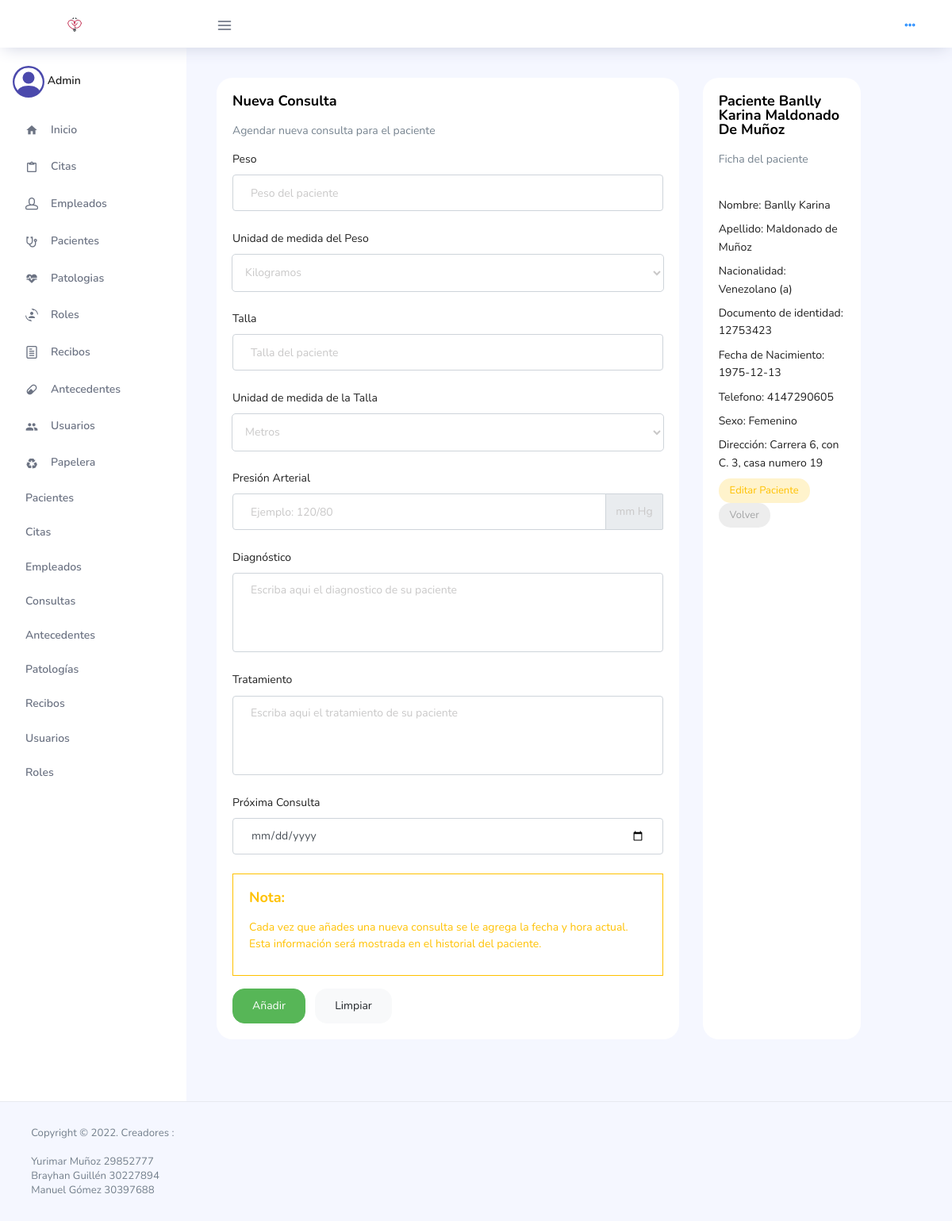
Page /show-consultas.php?id_paciente=6 (signed in) on the committed database.
### tables this page shows
CREATE TABLE `pacientes` (
  `id_paciente` int(11) NOT NULL,
  `nombre` varchar(20) NOT NULL,
  `apellido` varchar(20) NOT NULL,
  `nacionalidad` varchar(20) NOT NULL,
  `documento_identidad` int(30) NOT NULL,
  `fecha_nacimiento` date NOT NULL,
  `telefono` bigint(20) NOT NULL,
  `sexo` varchar(10) NOT NULL,
  `direccion` varchar(50) NOT NULL,
  `numero_paciente` int(20) NOT NULL,
  `eliminado` tinyint(1) DEFAULT 0
);

### controller/pacientes.php (called while the page is built, shortened)
<?php
include("model/pacientes.php");
$conexion = require("model/conexion.php");
$objPacientes = new pacientes($conexion);
$status = empty($_REQUEST['status']) ? 0 : 1;
$pacientes = $objPacientes->get($status);

### model/pacientes.php (called while the page is built, shortened)
<?php
class pacientes
{
    function __construct($conexion)
    {
        $this->conexion = $conexion;
    }
    public function get($status)
    {
        return $this->conexion->query("SELECT * FROM `pacientes` WHERE pacientes.eliminado = '$status' ORDER BY pacientes.nombre ASC  ");
    }
}

### view/consultas.php (the view, shortened to what this page needs)
<?php
  if($_SESSION['rol']==1 || $_SESSION['rol']==2){
    ?>
<body>
    <div class="main-panel">
        <div class="content-wrapper">
            <div class="row">
                <div class="col-md-8 grid-margin stretch-card">
                    <div class="card">
                        <div class="card-body">
                            <h4 class="card-title"> Nueva Consulta</h4>
                            <p class="card-description">
                                Agendar nueva consulta para el paciente
                            </p>
                            <form class="forms-sample" method="POST">
                                <div class="form-group">
                                    <label for="peso">Peso</label>
                                    <input type="text" name="peso" class="form-control" id="peso" placeholder="Peso del paciente">
                                </div>
                                <div class="form-group">
                                    <label for="unidad_peso">Unidad de medida del Peso</label>
                                    <select class="form-control" name="unidad_peso" id="nacionalidad">
                                        <option>Kilogramos</option>
                                    </select>
                                </div>
                                <div class="form-group">
                                    <label for="talla">Talla</label>
                                    <input type="text" name="talla" class="form-control" id="talla" placeholder="Talla del paciente">
                                </div>
                                <div class="form-group">
                                    <label for="unidad_talla">Unidad de medida de la Talla</label>
                                    <select class="form-control" name="unidad_talla" id="nacionalidad">
                                        <option>Metros</option>
                                    </select>
                                </div>
                                <div class="form-group">
                                    <label for="presion_arterial">Presión Arterial</label>
                                    <div class="input-group">
                                        <input type="text" name="presion_arterial" class="form-control" id="tension" placeholder="Ejemplo: 120/80">
                                        <div class="input-group-append">
                                            <span class="input-group-text">mm Hg</span>
                                        </div>
                                    </div>
                                </div>
                                <div class="form-group">
                                    <label for="diagnostico">Diagnóstico</label>
                                    <textarea class="form-control" name="diagnostico" id="diagnostico" rows="5" placeholder="Escriba aqui el diagnostico de su paciente"></textarea>
                                </div>
                                <div class="form-group">
                                    <label for="tratamiento">Tratamiento</label>
                                    <textarea class="form-control" name="tratamiento" id="tratamiento" rows="5" placeholder="Escriba aqui el tratamiento de su paciente"></textarea>
                                </div>
                                <div class="form-group">
                                    <label for="talla">Próxima Consulta</label>
                                    <input type="date" name="prox_con" class="form-control" id="prox_con" placeholder="">
                                </div>
                                <div>
                                    <blockquote class="blockquote blockquote-warning">
                                        <h4 class="card-title text-warning">Nota:</h4>
                                        <p class="text-warning"> Cada vez que añades una nueva consulta se le agrega la fecha y hora actual. Esta información será mostrada en el historial del paciente.</p>
                                    </blockquote>
                                </div>
                                <?php
                                while ($paciente = $pacientes->fetch_object()) { ?>
                                    <?php
                                    if ($paciente->id_paciente == $_GET['id_paciente']) {
                                    ?>
                                        <button type="submit" name="accion" class="btn btn-success mr-2" onclick=" location = 'show-edit-pacientes.php?id_paciente=<?php echo $paciente->id_paciente ?>'" value="ADD_CONSULTA">Añadir</button>
                                        <button type="submit" name="accion" value="Limpiar" class="btn btn-light">Limpiar</button>
                            </form>
                        </div>
                    </div>
                </div>
                <div class="col-md-3 grid-margin stretch-card">
                    <div class="card">
                        <div class="card-body">
                            <h4 class="card-title">Paciente <?php echo $paciente->nombre ?> <?php echo $paciente->apellido ?></h4>
                            <p class="card-description">
                                Ficha del paciente
                            </p>
                            <form class="forms-sample" method="POST">
                                <div class="form-group">
                                    <br>
                                    <label for="nombre">Nombre: <?php echo $paciente->nombre ?></label>
                                    <br>
                                    <label for="apellido">Apellido: <?php echo $paciente->apellido ?></label>
                                    <br>
                                    <label for="nacionalidad">Nacionalidad: <?php echo $paciente->nacionalidad ?></label>
                                    <br>
                                    <label for="doc_ide">Documento de identidad: <?php echo $paciente->documento_identidad ?></label>
                                    <br>
                                    <label for="fec_nac">Fecha de Nacimiento: <?php echo $paciente->fecha_nacimiento ?></label>
                                    <br>
                                    <label for="telefono">Telefono: <?php echo $paciente->telefono ?></label>
                                    <br>
                                    <label for="telefono">Sexo: <?php echo $paciente->sexo ?></label>
                                    <br>
                                    <label for="telefono">Dirección: <?php echo $paciente->direccion ?></label>
                                    <br>
                                    <button type="button" onclick=" location = 'show-edit-pacientes.php?id_paciente=<?php echo $paciente->id_paciente ?>'" name="accion" class="btn btn-inverse-warning btn-sm">Editar Paciente</button>
                            <?php }
                                }
                            ?>
                            <button onclick=" location = 'show-table-pacientes.php'" type="button" class="btn btn-inverse-secondary btn-sm">Volver</button>
                            </form>
                        </div>
                    </div>
                </div>
            </div>
        </div>
    </div>
    <?php
} ?>

### rows in the picture
pacientes: nombre "Banlly Karina", apellido "Maldonado De Muñoz", apellido "Maldonado de Muñoz", nacionalidad "Venezolano (a)", documento_identidad "12753423", fecha_nacimiento "1975-12-13", telefono "4147290605", sexo "Femenino", direccion "Carrera 6, con C. 3, casa numero 19"
